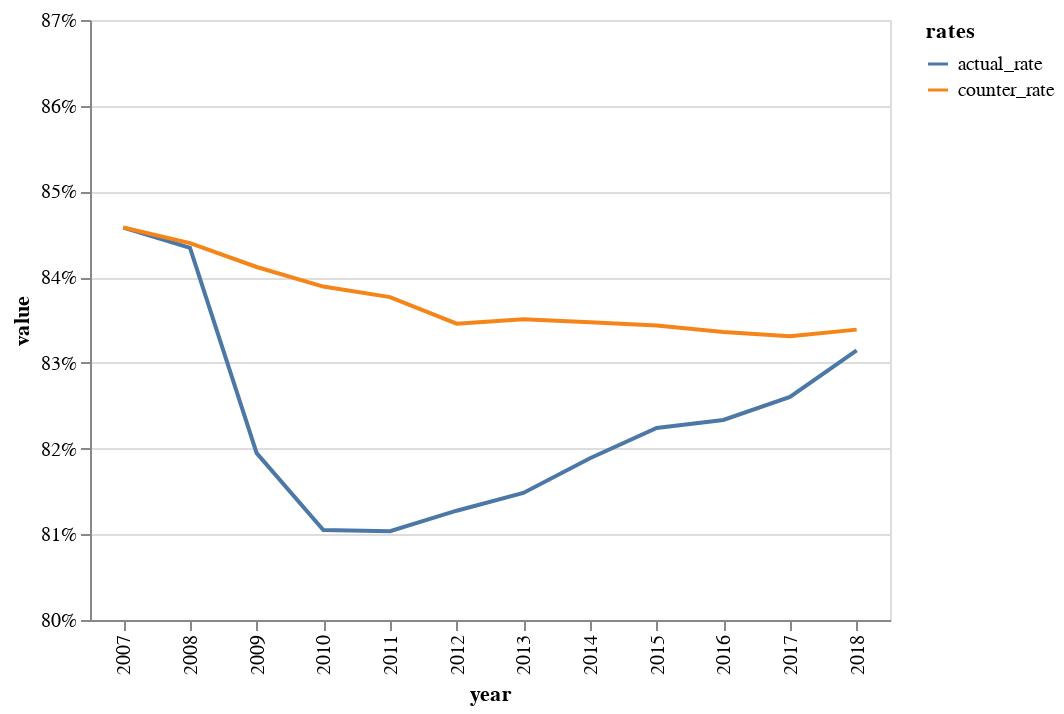

This figure's notebook cell:
### Code cell
alt.Chart(data_3).mark_line().encode(
    x = alt.X('year:O'),
    y = alt.Y('value:Q', scale = alt.Scale(domain = [.80, .87]), axis = alt.Axis(format = '%')),
    color = alt.Color("rates:N")
)

### Figure 1 — Vega-Lite specification as saved in the notebook (floating-point values rounded to 4 significant figures)
{"$schema": "https://vega.github.io/schema/vega-lite/v2.6.0.json", "config": {"view": {"height": 300, "width": 400}}, "data": {"name": "data-84ee59dec08a736251cc733587d444b5"}, "datasets": {"data-84ee59dec08a736251cc733587d444b5": [{"rates": "actual_rate", "value": 0.8458, "year": "2007"}, {"rates": "actual_rate", "value": 0.8434, "year": "2008"}, {"rates": "actual_rate", "value": 0.8195, "year": "2009"}, {"rates": "actual_rate", "value": 0.8105, "year": "2010"}, {"rates": "actual_rate", "value": 0.8104, "year": "2011"}, {"rates": "actual_rate", "value": 0.8128, "year": "2012"}, {"rates": "actual_rate", "value": 0.8148, "year": "2013"}, {"rates": "actual_rate", "value": 0.8189, "year": "2014"}, {"rates": "actual_rate", "value": 0.8224, "year": "2015"}, {"rates": "actual_rate", "value": 0.8233, "year": "2016"}, {"rates": "actual_rate", "value": 0.826, "year": "2017"}, {"rates": "actual_rate", "value": 0.8315, "year": "2018"}, {"rates": "counter_rate", "value": 0.8458, "year": "2007"}, {"rates": "counter_rate", "value": 0.844, "year": "2008"}, {"rates": "counter_rate", "value": 0.8412, "year": "2009"}, {"rates": "counter_rate", "value": 0.8389, "year": "2010"}, {"rates": "counter_rate", "value": 0.8377, "year": "2011"}, {"rates": "counter_rate", "value": 0.8346, "year": "2012"}, {"rates": "counter_rate", "value": 0.8351, "year": "2013"}, {"rates": "counter_rate", "value": 0.8347, "year": "2014"}, {"rates": "counter_rate", "value": 0.8344, "year": "2015"}, {"rates": "counter_rate", "value": 0.8336, "year": "2016"}, {"rates": "counter_rate", "value": 0.8331, "year": "2017"}, {"rates": "counter_rate", "value": 0.8339, "year": "2018"}]}, "encoding": {"color": {"field": "rates", "type": "nominal"}, "x": {"field": "year", "type": "ordinal"}, "y": {"axis": {"format": "%"}, "field": "value", "scale": {"domain": [0.8, 0.87]}, "type": "quantitative"}}, "mark": "line"}
